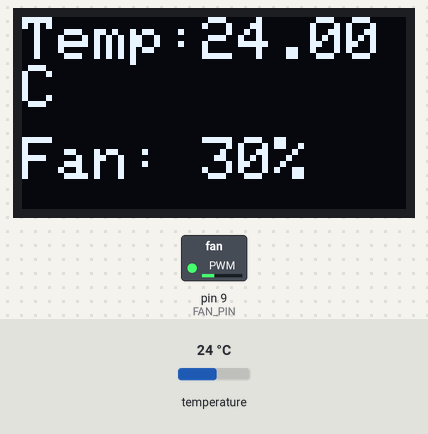
Recording of a sketch running on a simulated Arduino Uno, built with avr-gcc and run on an emulated ATmega328P. On the bench: 128×64 one-colour display, switched loads named in the sketch (green lamp = pin HIGH). Inputs (shaded band) come from the test bench; at power-on: temperature 24 °C. What the sketch prints to the serial monitor is not drawn.

Above: at 3.4 s.
3.5 s: temperature set to 28 °C
At 5.5 s:
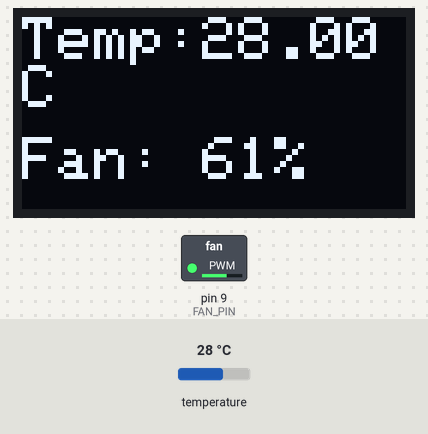
6.1 s: temperature set to 33 °C
At 6.7 s:
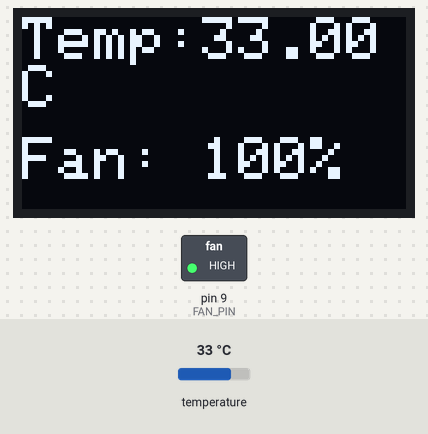
8.7 s: temperature set to 12 °C
At 11.2 s:
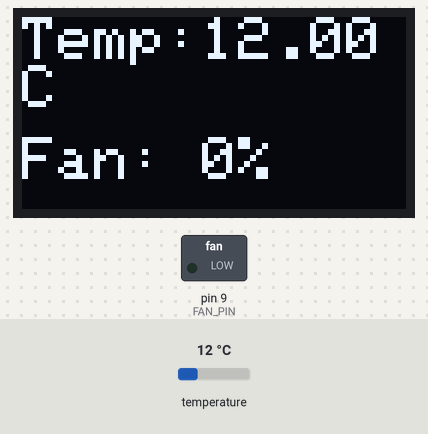
11.5 s: temperature set to 20.4 °C
At 12.5 s:
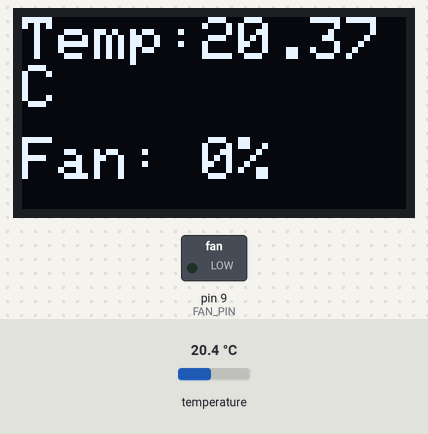
14.1 s: temperature set to 21.3 °C
At 15.9 s:
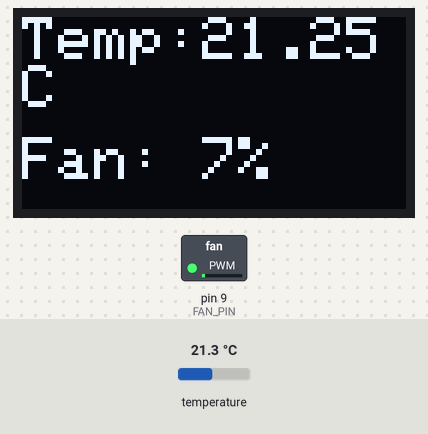
Timing chart, 0 to 17.4 s (numbered marks = the images above; inputs shaded):
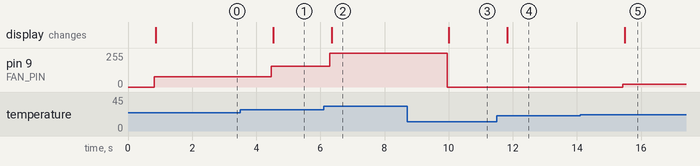

The sketch:

Temp_Fan_Control_OLED.ino
```cpp
#include <OneWire.h>
#include <DallasTemperature.h>
#include <Wire.h>
#include <Adafruit_GFX.h>
#include <Adafruit_SSD1306.h>

#define SCREEN_WIDTH 128
#define SCREEN_HEIGHT 64
#define OLED_RESET -1
Adafruit_SSD1306 display(SCREEN_WIDTH, SCREEN_HEIGHT, &Wire, OLED_RESET);

#define ONE_WIRE_BUS 2
#define FAN_PIN 9
#define TEMP_MIN 20
#define TEMP_MAX 33

OneWire oneWire(ONE_WIRE_BUS);
DallasTemperature sensors(&oneWire);

int fontSize = 2;

void setup(void)
{
  Serial.begin(9600);
  Serial.println("Dallas Temperature IC Control Library with Fan Control");

  sensors.begin();
  pinMode(FAN_PIN, OUTPUT);

  if(!display.begin(SSD1306_SWITCHCAPVCC, 0x3C)) {
    Serial.println(F("SSD1306 allocation failed"));
    for(;;);
  }

  display.clearDisplay();
  display.setTextColor(SSD1306_WHITE);
  display.setTextSize(fontSize);
}

void loop(void)
{
  Serial.print("Requesting temperatures...");
  sensors.requestTemperatures();
  Serial.println("DONE");

  float tempC = sensors.getTempCByIndex(0);

  if (tempC != DEVICE_DISCONNECTED_C)
  {
    Serial.print("Temperature for the device 1 (index 0) is: ");
    Serial.println(tempC);

    int fanSpeed = 0;
    if (tempC >= TEMP_MIN && tempC <= TEMP_MAX)
    {
      fanSpeed = map(tempC, TEMP_MIN, TEMP_MAX, 0, 255);
    }
    else if (tempC > TEMP_MAX)
    {
      fanSpeed = 255;
    }
    else
    {
      fanSpeed = 0;
    }

    analogWrite(FAN_PIN, fanSpeed);

    int fanSpeedPercentage = map(fanSpeed, 0, 255, 0, 100);

    Serial.print("Fan speed (PWM): ");
    Serial.println(fanSpeed);
    Serial.print("Fan speed percentage: ");
    Serial.println(fanSpeedPercentage);

    display.clearDisplay();
    display.setCursor(0, 0);
    display.print("Temp:");
    display.print(tempC);
    display.print("C");

    display.setCursor(0, 40);
    display.print("Fan: ");
    display.print(fanSpeedPercentage);
    display.print("%");

    display.display();
  }
  else
  {
    Serial.println("Error: Could not read temperature data");
  }

  delay(1000);
}
```

Measured:
- after the input at 3.5 s, pin 9 (FAN_PIN): 78/255 → 156/255 after 0.96 s; the display: changes after 1.0 s (image 1)
- after the input at 6.1 s, pin 9 (FAN_PIN): 156/255 → 255/255 after 0.19 s; the display: changes after 0.26 s (image 2)
- after the input at 8.7 s, pin 9 (FAN_PIN): 255/255 → 0/255 after 1.2 s; the display: changes after 1.3 s (image 3)
- after the input at 11.5 s, the display: changes after 0.33 s (image 4)
- after the input at 14.1 s, pin 9 (FAN_PIN): 0/255 → 19/255 after 1.3 s; the display: changes after 1.4 s (image 5)
